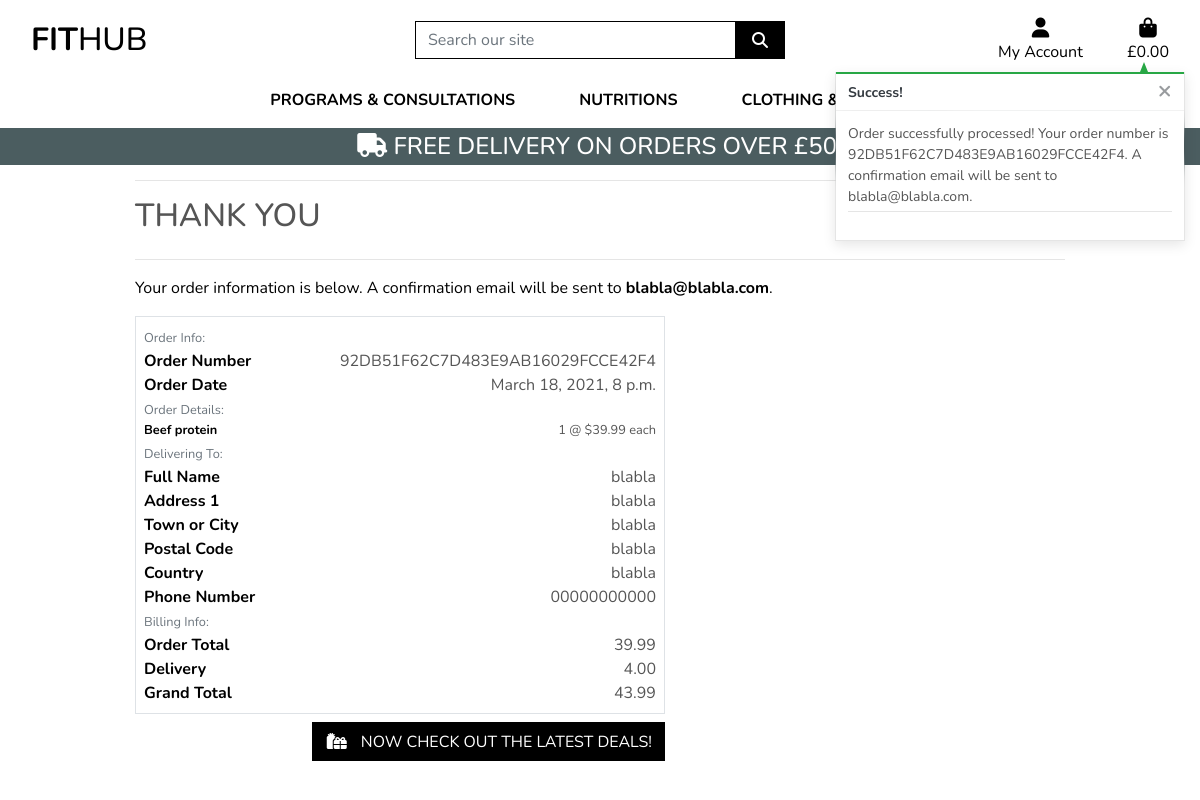
Screenshot of /checkout/checkout_success/92DB51F62C7D483E9AB16029FCCE42F4 (signed in) with the database file from the repository.
### checkout/models.py (models this page shows, shortened)
class Order(models.Model):
    order_number = models.CharField(max_length=32, null=False, editable=False)
    full_name = models.CharField(max_length=50, null=False, blank=False)
    email = models.EmailField(max_length=254, null=False, blank=False)
    phone_number = models.CharField(max_length=20, null=False, blank=False)
    country = models.CharField(max_length=40, null=False, blank=False)
    postcode = models.CharField(max_length=20, null=True, blank=True)
    town_or_city = models.CharField(max_length=40, null=False, blank=False)
    street_address1 = models.CharField(max_length=80, null=False, blank=False)
    street_address2 = models.CharField(max_length=80, null=True, blank=True)
    county = models.CharField(max_length=80, null=True, blank=True)
    date = models.DateTimeField(auto_now_add=True)
    delivery_cost = models.DecimalField(max_digits=6, decimal_places=2, null=False, default=0)
    order_total = models.DecimalField(max_digits=10, decimal_places=2, null=False, default=0)
    grand_total = models.DecimalField(max_digits=10, decimal_places=2, null=False, default=0)
    original_bag = models.TextField(null=False, blank=False, default='')
    stripe_pid = models.CharField(max_length=254, null=False, blank=False, default='')

class OrderLineItem(models.Model):
    order = models.ForeignKey(Order, null=False, blank=False, on_delete=models.CASCADE, related_name='lineitems')
    product = models.ForeignKey(Product, null=False, blank=False, on_delete=models.CASCADE)
    product_size = models.CharField(max_length=2, null=True, blank=True) # XS, S, M, L, XL
    quantity = models.IntegerField(null=False, blank=False, default=0)
    lineitem_total = models.DecimalField(max_digits=6, decimal_places=2, null=False, blank=False, editable=False)

### products/models.py (models this page shows, shortened)
class Product(models.Model):
    category = models.ForeignKey('Category', null=True, blank=True, on_delete=models.SET_NULL)
    sku = models.CharField(max_length=254, null=True, blank=True)
    name = models.CharField(max_length=254)
    description = models.TextField()
    has_sizes = models.BooleanField(default=False, null=True, blank=True)
    price = models.DecimalField(max_digits=6, decimal_places=2)
    rating = models.DecimalField(max_digits=6, decimal_places=2, null=True, blank=True)
    image_url = models.URLField(max_length=1024, null=True, blank=True)
    image = models.ImageField(null=True, blank=True)

### checkout/views.py (the view)
# urls.py: path('checkout_success/<order_number>', views.checkout_success, name='checkout_success'),
def checkout_success(request, order_number):
    save_info = request.session.get('save_info')
    order = get_object_or_404(Order, order_number=order_number)
    messages.success(request, f'Order successfully processed! \
        Your order number is {order_number}. A confirmation \
        email will be sent to {order.email}.')
    if 'bag' in request.session:
        del request.session['bag']
    template = 'checkout/checkout_success.html'
    context = {
        'order': order,
    }
    return render(request, template, context)

### bag/contexts.py (called while the page is built, shortened)
def bag_contents(request):
    bag_items = []
    total = 0
    product_count = 0
    bag = request.session.get('bag', {})
    if total < settings.FREE_DELIVERY_THRESHOLD:
        delivery = total * Decimal(settings.STANDARD_DELIVERY_PERCENTAGE / 100)
        free_delivery_delta = settings.FREE_DELIVERY_THRESHOLD - total
    else:
        delivery = 0
        free_delivery_delta = 0
    grand_total = delivery + total
    context = {
        'bag_items': bag_items,
        'total': total,
        'product_count': product_count,
        'delivery': delivery,
        'free_delivery_delta': free_delivery_delta,
        'free_delivery_threshold': settings.FREE_DELIVERY_THRESHOLD,
        'grand_total': grand_total,
    }
    return context

### checkout/templates/checkout/checkout_success.html (shortened to what this page needs)
{% extends "base.html" %}
{% load static %}
{% block extra_css %}
    <link rel="stylesheet" href="{% static 'checkout/css/checkout.css' %}">
{% endblock %}
{% block page_header %}
    <div class="container header-container">
    </div>
{% endblock %}
{% block content %}
    <div class="overlay"></div>
    <div class="container">
        <div class="row">
            <div class="col">
                <hr>
                <h2 class="logo-font mb-4">Thank You</h2>
                <hr>
                <p class="text-black">Your order information is below. A confirmation email will be sent to <strong>{{ order.email }}</strong>.</p>
            </div>
        </div>
        <div class="row">
            <div class="col-12 col-lg-7">
                <div class="order-confirmation-wrapper p-2 border">
                    <div class="row">
                        <div class="col">
                            <small class="text-muted">Order Info:</small>
                        </div>
                    </div>
                    <div class="row">
                        <div class="col-12 col-md-4">
                            <p class="mb-0 text-black font-weight-bold">Order Number</p>
                        </div>
                        <div class="col-12 col-md-8 text-md-right">
                            <p class="mb-0">{{ order.order_number }}</p>
                        </div>
                    </div>
                    <div class="row">
                        <div class="col-12 col-md-4">
                            <p class="mb-0 text-black font-weight-bold">Order Date</p>
                        </div>
                        <div class="col-12 col-md-8 text-md-right">
                            <p class="mb-0">{{ order.date }}</p>
                        </div>
                    </div>
                    <div class="row">
                        <div class="col">
                            <small class="text-muted">Order Details:</small>
                        </div>
                    </div>
                    {% for item in order.lineitems.all %}
                    <div class="row">
                        <div class="col-12 col-md-4">
                            <p class="small mb-0 text-black font-weight-bold">
                                {{ item.product.name }}{% if item.product_size %} - Size {{ item.product.size|upper }}{% endif %}
                            </p>
                        </div>
                        <div class="col-12 col-md-8 text-md-right">
                            <p class="small mb-0">{{ item.quantity }} @ ${{ item.product.price }} each</p>
                        </div>
                    </div>
                    {% endfor %}
                    <div class="row">
                        <div class="col">
                            <small class="text-muted">Delivering To:</small>
                        </div>
                    </div>
                    <div class="row">
                        <div class="col-12 col-md-4">
                            <p class="mb-0 text-black font-weight-bold">Full Name</p>
                        </div>
                        <div class="col-12 col-md-8 text-md-right">
                            <p class="mb-0">{{ order.full_name }}</p>
                        </div>
                    </div>
                    <div class="row">
                        <div class="col-12 col-md-4">
                            <p class="mb-0 text-black font-weight-bold">Address 1</p>
                        </div>
                        <div class="col-12 col-md-8 text-md-right">
                            <p class="mb-0">{{ order.street_address1 }}</p>
                        </div>
                    </div>
                    <div class="row">
                        <div class="col-12 col-md-4">
                            <p class="mb-0 text-black font-weight-bold">Town or City</p>
                        </div>
                        <div class="col-12 col-md-8 text-md-right">
                            <p class="mb-0">{{ order.town_or_city }}</p>
                        </div>
                    </div>
                    {% if order.postcode %}
                    <div class="row">
                        <div class="col-12 col-md-4">
                            <p class="mb-0 text-black font-weight-bold">Postal Code</p>
                        </div>
                        <div class="col-12 col-md-8 text-md-right">
                            <p class="mb-0">{{ order.postcode }}</p>
                        </div>
                    </div>
                    {% endif %}
                    <div class="row">
                        <div class="col-12 col-md-4">
                            <p class="mb-0 text-black font-weight-bold">Country</p>
                        </div>
                        <div class="col-12 col-md-8 text-md-right">
                            <p class="mb-0">{{ order.country }}</p>
                        </div>
                    </div>
                    <div class="row">
                        <div class="col-12 col-md-4">
                            <p class="mb-0 text-black font-weight-bold">Phone Number</p>
                        </div>
                        <div class="col-12 col-md-8 text-md-right">
                            <p class="mb-0">{{ order.phone_number }}</p>
                        </div>
                    </div>
                    <div class="row">
                        <div class="col">
                            <small class="text-muted">Billing Info:</small>
                        </div>
                    </div>
                    <div class="row">
                        <div class="col-12 col-md-4">
                            <p class="mb-0 text-black font-weight-bold">Order Total</p>
                        </div>
                        <div class="col-12 col-md-8 text-md-right">
                            <p class="mb-0">{{ order.order_total }}</p>
                        </div>
                    </div>
                    <div class="row">
                        <div class="col-12 col-md-4">
                            <p class="mb-0 text-black font-weight-bold">Delivery</p>
                        </div>
                        <div class="col-12 col-md-8 text-md-right">
                            <p class="mb-0">{{ order.delivery_cost }}</p>
                        </div>
                    </div>
                    <div class="row">
                        <div class="col-12 col-md-4">
                            <p class="mb-0 text-black font-weight-bold">Grand Total</p>
                        </div>
                        <div class="col-12 col-md-8 text-md-right">
                            <p class="mb-0">{{ order.grand_total }}</p>
                        </div>
                    </div>
                </div>
            </div>
        </div>
        <div class="row">
			<div class="col-12 col-lg-7 text-right">
				<a href="{% url 'products' %}?category=new_arrivals,deals,clearance" class="btn btn-black rounded-0 my-2">
					<span class="icon mr-2">
						<i class="fas fa-gifts"></i>
					</span>
					<span class="text-uppercase">Now check out the latest deals!</span>
				</a>
			</div>
		</div>
    </div>
{% endblock %}

### static/css/base.css (style rules this page uses)
html { height: 100%; }
body { background: url('/media/home_page_background.jpg') no-repeat center center fixed; background-size: cover; height: calc(100vh - 164px); color: #555; font-family: 'Nunito', sans-serif; }
.icon { align-items: center; display: inline-flex; justify-content: center; height: 1.5rem; width: 1.5rem; }
.logo-font { text-transform: uppercase; }
.btn-black { background: black; color: white; }
.text-black { color: #000 !important; }
.overlay { height: 100%; width: 100%; top: 0; left: 0; position: fixed; background: white; z-index: -1; }
@media (min-width: 1200px) { .container { max-width: 80%; } }
@media (min-width: 992px) { .header-container { padding-top: 164px; } }

### rows the page displays
Order: email "blabla@blabla.com", order_number "92DB51F62C7D483E9AB16029FCCE42F4", date "March 18, 2021, 8 p.m.", full_name "blabla", street_address1 "blabla", town_or_city "blabla", postcode "blabla", country "blabla", phone_number "00000000000", order_total "39.99", delivery_cost "4.00", grand_total "43.99"
OrderLineItem: product.name "Beef protein", quantity "1", product.price "39.99"

### other values shown
{{ free_delivery_threshold }} "50"
{{ message }} "Order successfully processed! Your order number is 92DB51F62C7D483E9AB16029FCCE42F4. A confirmation email will be sent to blabla@blabla.com."
